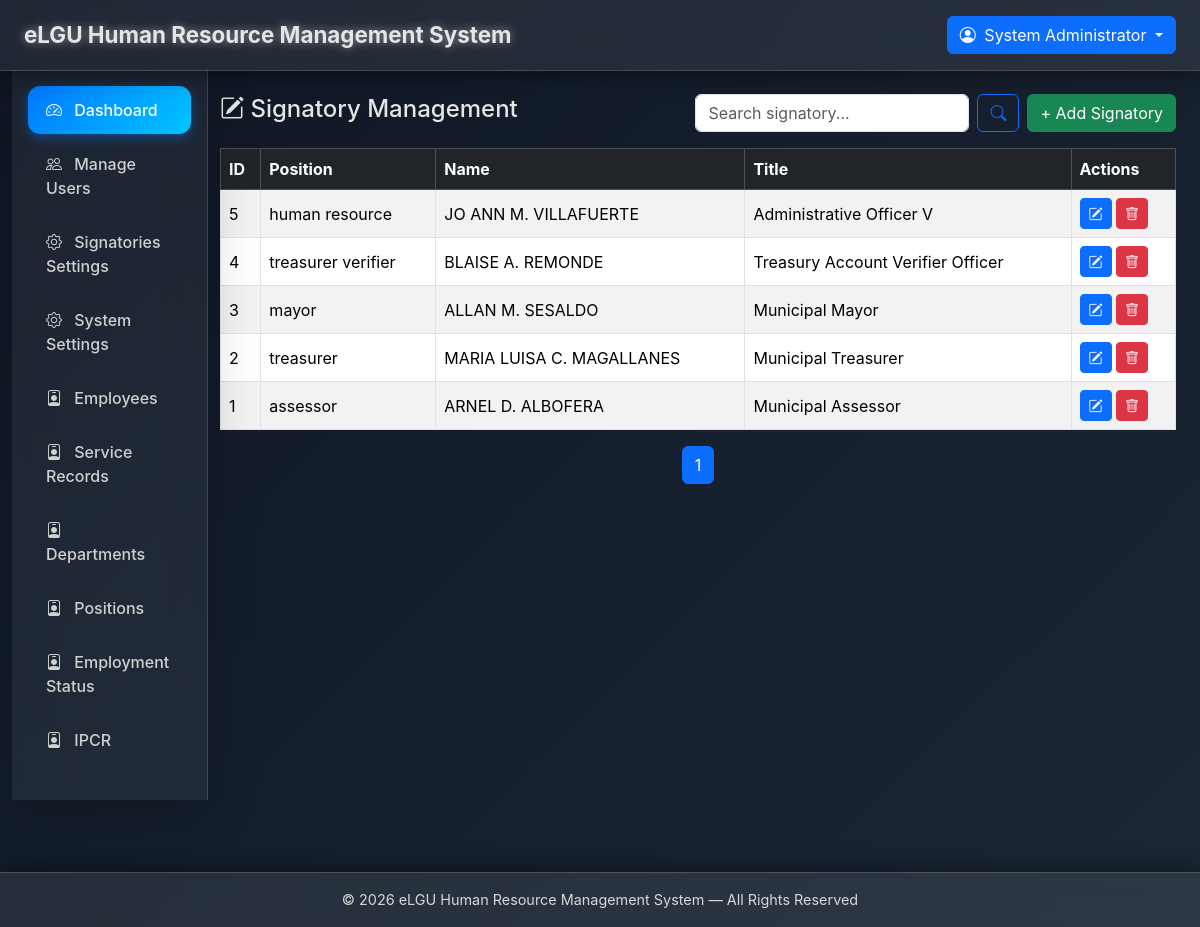
The app's page /admin/signatories.php (signed in) with its own data.
### tables this page shows
CREATE TABLE `signatories` (
  `id` int(11) NOT NULL,
  `position` varchar(100) NOT NULL,
  `name` varchar(150) NOT NULL,
  `title` varchar(150) NOT NULL
);

### admin/signatories.php (the view, shortened to what this page needs)
<?php
require_once __DIR__ . '/../layouts/header.php';
require_once __DIR__ . '/../layouts/sidebar.php';
$search = trim($_GET['search'] ?? '');
$page = isset($_GET['page']) ? max(1, (int)$_GET['page']) : 1;
$limit = 15;
$offset = ($page - 1) * $limit;
$where = '';
if ($where) {
    $stmt = $mysqli->prepare("SELECT COUNT(*) AS total FROM signatories $where");
    $like = "%$search%";
    $stmt->bind_param("sss", $like, $like, $like);
    $stmt->execute();
    $count_result = $stmt->get_result()->fetch_assoc();
    $total_signatories = $count_result['total'];
    $stmt->close();
} else {
    $total_signatories = $mysqli->query("SELECT COUNT(*) AS total FROM signatories")->fetch_assoc()['total'];
}
if ($where) {
    $stmt = $mysqli->prepare("SELECT * FROM signatories $where ORDER BY id DESC LIMIT ?, ?");
    $stmt->bind_param("ssii", $like, $like, $offset, $limit);
} else {
    $stmt = $mysqli->prepare("SELECT * FROM signatories ORDER BY id DESC LIMIT ?, ?");
    $stmt->bind_param("ii", $offset, $limit);
}
$stmt->execute();
$signatories = $stmt->get_result();
$total_pages = ceil($total_signatories / $limit);
?>
<div class="container-fluid mt-4">
    <div class="d-flex justify-content-between align-items-center mb-3">
        <h4><i class="bi bi-pencil-square"></i> Signatory Management</h4>
        <div class="d-flex gap-2">
            <form class="d-flex" method="get" role="search">
                <input class="form-control me-2" type="search" name="search" placeholder="Search signatory..." value="<?= htmlspecialchars($search) ?>">
                <button class="btn btn-outline-primary" type="submit"><i class="bi bi-search"></i></button>
            </form>
            <button class="btn btn-success" data-bs-toggle="modal" data-bs-target="#signatoryModal" onclick="openAddModal()">+ Add Signatory</button>
        </div>
    </div>
    <div class="table-responsive">
        <table class="table table-bordered table-striped align-middle">
            <thead class="table-dark">
                <tr>
                    <th>ID</th>
                    <th>Position</th>
                    <th>Name</th>
                    <th>Title</th>
                    <th>Actions</th>
                </tr>
            </thead>
            <tbody>
            <?php if ($signatories->num_rows > 0): ?>
                <?php while ($row = $signatories->fetch_assoc()): ?>
                <tr>
                    <td><?= $row['id'] ?></td>
                    <td><?= htmlspecialchars($row['position']) ?></td>
                    <td><?= htmlspecialchars($row['name']) ?></td>
                    <td><?= htmlspecialchars($row['title']) ?></td>
                    <td>
                        <button class="btn btn-sm btn-primary" onclick='openEditModal(<?= json_encode($row) ?>)'>
                            <i class="bi bi-pencil-square"></i>
                        </button>
                        <a href="?delete=<?= $row['id'] ?>" class="btn btn-sm btn-danger" onclick="return confirm('Delete this signatory?');">
                            <i class="bi bi-trash"></i>
                        </a>
                    </td>
                </tr>
                <?php endwhile; ?>
            <?php else: ?>
                <tr><td colspan="5" class="text-center text-muted">No signatories found.</td></tr>
            <?php endif; ?>
            </tbody>
        </table>
    </div>
    <nav>
        <ul class="pagination justify-content-center">
            <?php for ($i = 1; $i <= $total_pages; $i++): ?>
                <li class="page-item <?= ($i == $page) ? 'active' : '' ?>">
                    <a class="page-link" href="?page=<?= $i ?>&search=<?= urlencode($search) ?>"><?= $i ?></a>
                </li>
            <?php endfor; ?>
        </ul>
    </nav>
</div>
<?php require_once __DIR__ . '/../layouts/footer.php'; ?>

### layouts/header.php (style rules this page uses)
body { background: linear-gradient(135deg, #0f1624, #1b2735); color: #e5e5e5; overflow-x: hidden; font-family: 'Inter', sans-serif; }

### records on screen
signatories: id "5", position "human resource", name "JO ANN M. VILLAFUERTE", title "Administrative Officer V"
signatories: id "4", position "treasurer verifier", name "BLAISE A. REMONDE", title "Treasury Account Verifier Officer"
signatories: id "3", position "mayor", name "ALLAN M. SESALDO", title "Municipal Mayor"
signatories: id "2", position "treasurer", name "MARIA LUISA C. MAGALLANES", title "Municipal Treasurer"
signatories: id "1", position "assessor", name "ARNEL D. ALBOFERA", title "Municipal Assessor"

### other values on screen
SYSTEM_NAME "eLGU Human Resource Management System"
$_SESSION['name'] "System Administrator"
